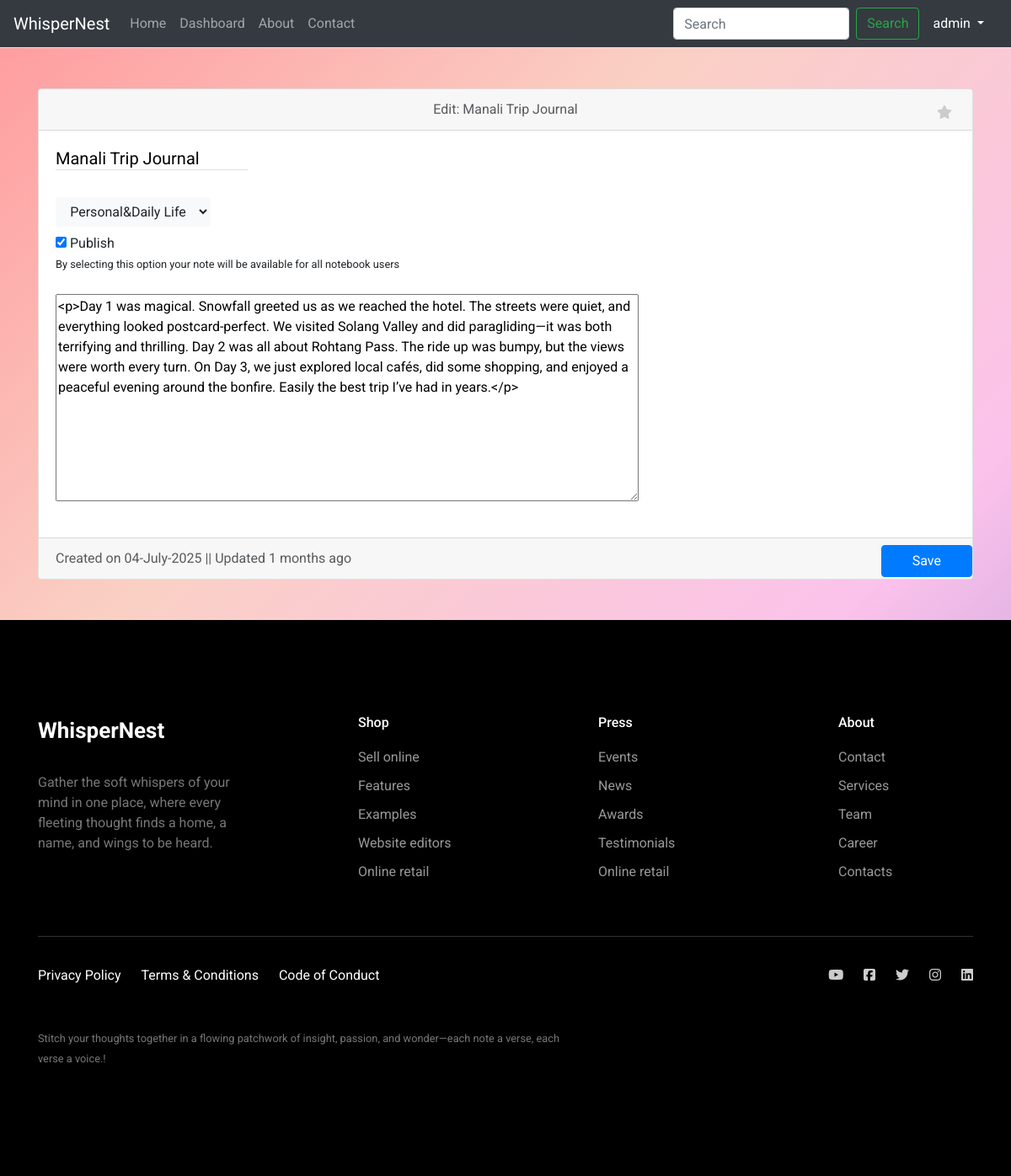
The page /note/6/edit (signed in) on the database its author committed.
### app/models.py (models this page shows)
class User(db.Model, UserMixin):
    id = db.Column(db.Integer, primary_key=True)
    username = db.Column(db.String(150), unique=True, nullable=False)
    name = db.Column(db.String(200), unique=True, nullable=False)
    email = db.Column(db.String(150), unique=True, nullable=False)
    image_file = db.Column(db.String(120), nullable=True)
    password = db.Column(db.String(256), nullable=False)

class Note(db.Model):
    id = db.Column(db.Integer, primary_key=True)
    title = db.Column(db.String(200), nullable=False)
    content = db.Column(db.Text, nullable=False)
    image_file = db.Column(db.String(120), nullable=True)
    created_at = db.Column(db.DateTime, default=datetime.utcnow)
    updated_at = db.Column(db.DateTime, default=datetime.utcnow)
    user_id = db.Column(db.Integer, db.ForeignKey('user.id'), nullable=False)
    user = db.relationship('User', backref='notes')
    category_id = db.Column(db.Integer, db.ForeignKey('category.id'))
    category = db.relationship('Category', backref='notes')
    favorite = db.Column(db.Boolean, default=False)
    status = db.Column(db.Boolean, default=False)
    publish = db.Column(db.Boolean, default=False)
    @property
    def time_since_created(self):
        delta = datetime.utcnow() - self.updated_at
        seconds = delta.total_seconds()
        if seconds < 60:
            return f"{int(seconds)} seconds ago"
        elif seconds < 3600:
            return f"{int(seconds // 60)} minutes ago"
        elif seconds < 86400:
            return f"{int(seconds // 3600)} hours ago"
        elif seconds < 2592000:
            return f"{int(seconds // 86400)} days ago"
        else:
            return f"{int(seconds // 2592000)} months ago"

class Category(db.Model):
    id = db.Column(db.Integer, primary_key=True)
    name = db.Column(db.String(100), unique=True, nullable=False)
    image_file = db.Column(db.String(120), nullable=True)

### app/routes.py (the view, shortened to what this page needs)
@main.route('/note/<int:note_id>/edit', methods=['GET', 'POST'])
@login_required
def edit_note(note_id):
    if not current_user.is_authenticated:
        return redirect(url_for('main.required_login'))
    note = Note.query.get_or_404(note_id)
    all_category = Category.query.all()
    if note.user != current_user:
        return redirect(url_for('main.dashboard'))
    return render_template('edit_note.html', note=note, all_category=all_category)

### app/__init__.py (called while the page is built)
def create_app():
    app = Flask(__name__)
    app.config.from_object(Config)
    db.init_app(app)
    migrate = Migrate(app, db)
    login_manager.init_app(app)
    from .models import User  # <-- required here too
    @login_manager.user_loader
    def load_user(user_id):
        return User.query.get(int(user_id))
    from .routes import main
    app.register_blueprint(main)
    return app

### app/templates/edit_note.html (shortened to what this page needs)
{% extends 'base.html' %}
{% block content %}
<div class="container">
    <form method="POST" class="my-5" enctype="multipart/form-data">
        <div class="card">
            <div class="card-header text-body-secondary position-relative">
                <div class="text-center">
                    Edit: {{note.title}}
                </div>
                <div class="position-absolute top-0 end-0 mt-3 me-4">
                    <label for="favorite" class="star-checkbox-label">
                    <i class="fa-solid fa-star"></i></label>
                </div>
            </div>
            <div class="card-body">
                <div class="mb-0">
                    <h5><input class="mb-4 bottom-border-input" type="text" name="title" value="{{note.title}}"
                               required></h5>
                </div>
                <div class="mb-2">
                    <select type="button" class="btn btn-light" name="category" id="category">
                        <option value="{{note.category_id}}">{{note.category.name}}</option>
                    </select>
                </div>
                <div class="mb-3">
                    <input class="bottom-border-input mb-0" type="checkbox" name="publish" id="publish" value="1" {% if
                           note.publish %} checked {% endif %}>
                    <label for="publish" class="form-label mb-0">Publish</label><br>
                    <label for="publish" class="form-label"><small class="mt-0">By selecting this option your note will
                        be available for all notebook users</small></label>
                </div>
                <div class="mb-3">
                    <textarea name="content" id="editor" rows="10" cols="80">{{ note.content | safe }}</textarea>
                </div>
            </div>
            <div class="card-footer text-body-secondary position-relative">
                Created on {{note.created_at.strftime('%d-%B-%Y')}} ||
                Updated {{ note.time_since_created }}
                <div class="position-absolute top-0 end-0">
                    <button type="submit" class="btn btn-primary w-100 me-5 mt-2">Save</button>
                </div>
            </div>
        </div>
    </form>
</div>
{% endblock %}

### app/templates/header.html (shortened to what this page needs)
<nav class="navbar navbar-expand-lg navbar bg-dark border-bottom border-body" data-bs-theme="dark">
    <div class="container-fluid">
        <a class="navbar-brand" href="{{ url_for('main.home') }}">WhisperNest</a>
        <div class="collapse navbar-collapse" id="navbarSupportedContent">
            <ul class="navbar-nav me-auto mb-2 mb-lg-0">
                <li class="nav-item">
                    <a class="nav-link {% if request.endpoint == 'main.home' %}active{% endif %}" aria-current="page" href="{{ url_for('main.home') }}">Home</a>
                </li>
                <li class="nav-item">
                    <a class="nav-link {% if request.endpoint == 'main.dashboard' %}active{% endif %}" href="{{ url_for('main.dashboard') }}">Dashboard</a>
                </li>
                <li class="nav-item">
                    <a class="nav-link {% if request.endpoint == 'main.about' %}active{% endif %}" href="#">About</a>
                </li>
                <li class="nav-item">
                    <a class="nav-link {% if request.endpoint == 'main.contact' %}active{% endif %}" href="{{ url_for('main.contact') }}">Contact</a>
                </li>
            </ul>
            <form class="d-flex" role="search">
                <input class="form-control me-2" type="search" placeholder="Search" aria-label="Search"/>
                <button class="btn btn-outline-success" type="submit">Search</button>
            </form>
            {% if current_user.is_authenticated %}
            <div class="nav-item dropdown">
                <a class="nav-link dropdown-toggle text-white" href="#" role="button" data-bs-toggle="dropdown"
                   aria-expanded="false">
                    {{current_user.username}}
                </a>
            </div>
            {% endif %}
        </div>
    </div>
</nav>

### app/static/css/style.css (style rules this page uses)
.container-fluid { padding-left: 0 !important; padding-right: 0 !important; }
body { margin: 0; }
.bottom-border-input { border: none; outline: none; box-shadow: none; background-color: transparent; border-bottom: 1px solid #dee2e6; border-radius: 0; padding-left: 0; padding-right: 0; }
body { margin: 0; display: flex; min-height: 100vh; overflow-x: hidden; }
.star-checkbox-label { cursor: pointer; color: #ccc; transition: color 0.2s; }

### app/static/css/contact.css (style rules this page uses)
* { box-sizing: border-box; }
ul { list-style: none; padding: 0; }

### app/static/css/footer.css (style rules this page uses)
body { font-family: "Roboto", -apple-system, BlinkMacSystemFont, "Segoe UI", Roboto, "Helvetica Neue", Arial, "Noto Sans", sans-serif, "Apple Color Emoji", "Segoe UI Emoji", "Segoe UI Symbol", "Noto Color Emoji"; }
h1, h2, h3, h4, h5, h6, .h1, .h2, .h3, .h4, .h5, .h6 { font-family: "Roboto", -apple-system, BlinkMacSystemFont, "Segoe UI", Roboto, "Helvetica Neue", Arial, "Noto Sans", sans-serif, "Apple Color Emoji", "Segoe UI Emoji", "Segoe UI Symbol", "Noto Color Emoji"; }
a { -webkit-transition: .3s all ease; -o-transition: .3s all ease; transition: .3s all ease; }
a, a:hover { text-decoration: none !important; }

### rows shown on the page
User: username "admin"
Note: title "Manali Trip Journal", publish "☑", content "<p>Day 1 was magical. Snowfall greeted us as we reached the hotel. The streets were quiet, and everything looked postcard-perfect. We visited Solang Valley and did paragliding—it was both terrifying and thrilling. Day 2 was all about Rohtang Pass. The ride up was bumpy, but the views were worth every turn. On Day 3, we just explored local cafés, did some shopping, and enjoyed a peaceful evening around the bonfire. Easily the best trip I’ve had in years.</p>", created_at "04-July-2025", time_since_created "1 months ago"
Category: category "Personal&Daily Life"
